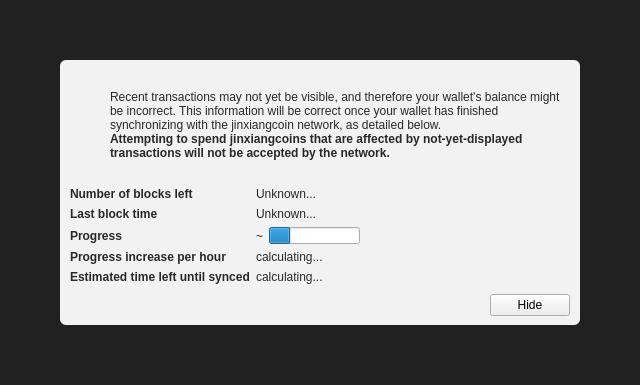
<?xml version="1.0" encoding="UTF-8"?>
<ui version="4.0">
 <class>ModalOverlay</class>
 <widget class="ModalOverlay" name="ModalOverlay">
  <property name="geometry">
   <rect>
    <x>0</x>
    <y>0</y>
    <width>640</width>
    <height>385</height>
   </rect>
  </property>
  <property name="windowTitle">
   <string>Form</string>
  </property>
  <layout class="QVBoxLayout" name="verticalLayout" stretch="0">
   <property name="sizeConstraint">
    <enum>QLayout::SetDefaultConstraint</enum>
   </property>
   <property name="leftMargin">
    <number>0</number>
   </property>
   <property name="topMargin">
    <number>0</number>
   </property>
   <property name="rightMargin">
    <number>0</number>
   </property>
   <property name="bottomMargin">
    <number>0</number>
   </property>
   <item>
    <widget class="QWidget" name="bgWidget" native="true">
     <property name="styleSheet">
      <string notr="true">#bgWidget { background: rgba(0,0,0,220); }</string>
     </property>
     <layout class="QVBoxLayout" name="verticalLayoutMain" stretch="1">
      <property name="leftMargin">
       <number>60</number>
      </property>
      <property name="topMargin">
       <number>60</number>
      </property>
      <property name="rightMargin">
       <number>60</number>
      </property>
      <property name="bottomMargin">
       <number>60</number>
      </property>
      <item>
       <widget class="QWidget" name="contentWidget" native="true">
        <property name="styleSheet">
         <string notr="true">#contentWidget { background: rgba(255,255,255,240); border-radius: 6px; }

QLabel { color: rgb(40,40,40);  }</string>
        </property>
        <layout class="QVBoxLayout" name="verticalLayoutSub" stretch="1,0,0,0">
         <property name="spacing">
          <number>0</number>
         </property>
         <property name="leftMargin">
          <number>10</number>
         </property>
         <property name="topMargin">
          <number>10</number>
         </property>
         <property name="rightMargin">
          <number>10</number>
         </property>
         <property name="bottomMargin">
          <number>10</number>
         </property>
         <item>
          <layout class="QHBoxLayout" name="horizontalLayoutIconText" stretch="0,1">
           <property name="topMargin">
            <number>20</number>
           </property>
           <item>
            <layout class="QVBoxLayout" name="verticalLayoutIcon">
             <property name="leftMargin">
              <number>0</number>
             </property>
             <item>
              <widget class="QPushButton" name="warningIcon">
               <property name="enabled">
                <bool>false</bool>
               </property>
               <property name="text">
                <string/>
               </property>
               <property name="icon">
                <iconset>
                 <normaloff>:/icons/warning</normaloff>
                 <disabledoff>:/icons/warning</disabledoff>:/icons/warning</iconset>
               </property>
               <property name="iconSize">
                <size>
                 <width>48</width>
                 <height>48</height>
                </size>
               </property>
               <property name="flat">
                <bool>true</bool>
               </property>
              </widget>
             </item>
             <item>
              <spacer name="verticalSpacerWarningIcon">
               <property name="orientation">
                <enum>Qt::Vertical</enum>
               </property>
               <property name="sizeHint" stdset="0">
                <size>
                 <width>20</width>
                 <height>40</height>
                </size>
               </property>
              </spacer>
             </item>
            </layout>
           </item>
           <item>
            <layout class="QVBoxLayout" name="verticalLayoutInfoText">
             <property name="leftMargin">
              <number>0</number>
             </property>
             <property name="topMargin">
              <number>0</number>
             </property>
             <item>
              <widget class="QLabel" name="infoText">
               <property name="text">
                <string>Recent transactions may not yet be visible, and therefore your wallet's balance might be incorrect. This information will be correct once your wallet has finished synchronizing with the jinxiangcoin network, as detailed below.</string>
               </property>
               <property name="textFormat">
                <enum>Qt::RichText</enum>
               </property>
               <property name="wordWrap">
                <bool>true</bool>
               </property>
              </widget>
             </item>
             <item>
              <widget class="QLabel" name="infoTextStrong">
               <property name="font">
                <font>
                 <weight>75</weight>
                 <bold>true</bold>
                </font>
               </property>
               <property name="text">
                <string>Attempting to spend jinxiangcoins that are affected by not-yet-displayed transactions will not be accepted by the network.</string>
               </property>
               <property name="textFormat">
                <enum>Qt::RichText</enum>
               </property>
               <property name="wordWrap">
                <bool>true</bool>
               </property>
              </widget>
             </item>
             <item>
              <spacer name="verticalSpacerInTextSpace">
               <property name="orientation">
                <enum>Qt::Vertical</enum>
               </property>
               <property name="sizeHint" stdset="0">
                <size>
                 <width>20</width>
                 <height>40</height>
                </size>
               </property>
              </spacer>
             </item>
            </layout>
           </item>
          </layout>
         </item>
         <item>
          <spacer name="verticalSpacerAfterText">
           <property name="orientation">
            <enum>Qt::Vertical</enum>
           </property>
           <property name="sizeHint" stdset="0">
            <size>
             <width>20</width>
             <height>40</height>
            </size>
           </property>
          </spacer>
         </item>
         <item>
          <layout class="QFormLayout" name="formLayout">
           <property name="fieldGrowthPolicy">
            <enum>QFormLayout::FieldsStayAtSizeHint</enum>
           </property>
           <property name="horizontalSpacing">
            <number>6</number>
           </property>
           <property name="verticalSpacing">
            <number>6</number>
           </property>
           <property name="topMargin">
            <number>10</number>
           </property>
           <item row="0" column="0">
            <widget class="QLabel" name="labelNumberOfBlocksLeft">
             <property name="font">
              <font>
               <weight>75</weight>
               <bold>true</bold>
              </font>
             </property>
             <property name="text">
              <string>Number of blocks left</string>
             </property>
            </widget>
           </item>
           <item row="0" column="1">
            <widget class="QLabel" name="numberOfBlocksLeft">
             <property name="text">
              <string>Unknown...</string>
             </property>
            </widget>
           </item>
           <item row="1" column="0">
            <widget class="QLabel" name="labelLastBlockTime">
             <property name="font">
              <font>
               <weight>75</weight>
               <bold>true</bold>
              </font>
             </property>
             <property name="text">
              <string>Last block time</string>
             </property>
            </widget>
           </item>
           <item row="1" column="1">
            <widget class="QLabel" name="newestBlockDate">
             <property name="sizePolicy">
              <sizepolicy hsizetype="Maximum" vsizetype="Preferred">
               <horstretch>0</horstretch>
               <verstretch>0</verstretch>
              </sizepolicy>
             </property>
             <property name="text">
              <string>Unknown...</string>
             </property>
            </widget>
           </item>
           <item row="2" column="0">
            <widget class="QLabel" name="labelSyncDone">
             <property name="font">
              <font>
               <weight>75</weight>
               <bold>true</bold>
              </font>
             </property>
             <property name="text">
              <string>Progress</string>
             </property>
            </widget>
           </item>
           <item row="2" column="1">
            <layout class="QHBoxLayout" name="horizontalLayoutSync" stretch="0,1">
             <item>
              <widget class="QLabel" name="percentageProgress">
               <property name="text">
                <string notr="true">~</string>
               </property>
              </widget>
             </item>
             <item>
              <widget class="QProgressBar" name="progressBar">
               <property name="value">
                <number>24</number>
               </property>
               <property name="format">
                <string/>
               </property>
              </widget>
             </item>
            </layout>
           </item>
           <item row="4" column="0">
            <widget class="QLabel" name="labelProgressIncrease">
             <property name="font">
              <font>
               <weight>75</weight>
               <bold>true</bold>
              </font>
             </property>
             <property name="text">
              <string>Progress increase per hour</string>
             </property>
            </widget>
           </item>
           <item row="4" column="1">
            <widget class="QLabel" name="progressIncreasePerH">
             <property name="text">
              <string>calculating...</string>
             </property>
            </widget>
           </item>
           <item row="5" column="0">
            <widget class="QLabel" name="labelEstimatedTimeLeft">
             <property name="font">
              <font>
               <weight>75</weight>
               <bold>true</bold>
              </font>
             </property>
             <property name="text">
              <string>Estimated time left until synced</string>
             </property>
            </widget>
           </item>
           <item row="5" column="1">
            <widget class="QLabel" name="expectedTimeLeft">
             <property name="text">
              <string>calculating...</string>
             </property>
            </widget>
           </item>
          </layout>
         </item>
         <item>
          <layout class="QHBoxLayout" name="horizontalLayoutButtons">
           <property name="leftMargin">
            <number>10</number>
           </property>
           <property name="topMargin">
            <number>10</number>
           </property>
           <item>
            <spacer name="horizontalSpacer">
             <property name="orientation">
              <enum>Qt::Horizontal</enum>
             </property>
             <property name="sizeHint" stdset="0">
              <size>
               <width>40</width>
               <height>20</height>
              </size>
             </property>
            </spacer>
           </item>
           <item>
            <widget class="QPushButton" name="closeButton">
             <property name="text">
              <string>Hide</string>
             </property>
            </widget>
           </item>
          </layout>
         </item>
        </layout>
       </widget>
      </item>
     </layout>
    </widget>
   </item>
  </layout>
 </widget>
 <customwidgets>
  <customwidget>
   <class>ModalOverlay</class>
   <extends>QWidget</extends>
   <header>modaloverlay.h</header>
   <container>1</container>
  </customwidget>
 </customwidgets>
 <resources/>
 <connections/>
</ui>
